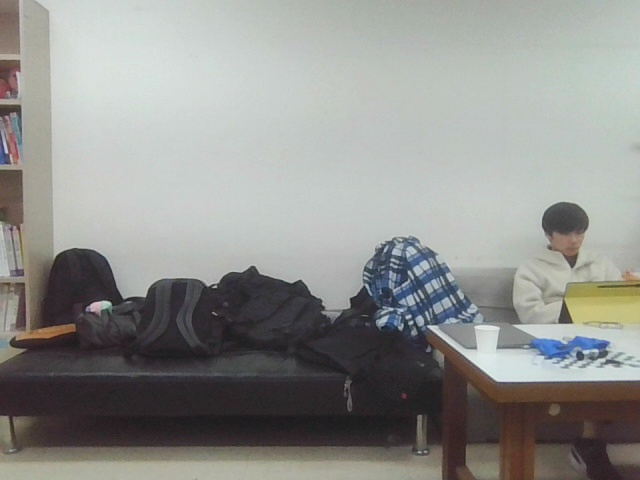
#> input picture images/img_000.jpg, 640 x 480 px; its folder holds only this picture in this run
$ python main.py
#> lines starting #> are read from the running program, lines starting #| are printed output that depends on the picture; after the words box and inside, x2 and y2 are one past the last pixel; in counts of white or black regions, pixels touching at a corner belong together
import cv2 as cv
import numpy as np
import glob

# =========================
# 1. 이미지 로드
# =========================
def load_images(path_pattern):
#> called with path_pattern = './images/*.jpg'
    paths = sorted(glob.glob(path_pattern))
    images = [cv.imread(p) for p in paths]
#> images = 1 item
    assert all(img is not None for img in images), "이미지 로드 실패"
    return images


# =========================
# 2. 특징점 추출
# =========================
def extract_features(img):
    orb = cv.ORB_create(nfeatures=4000)
    kp, desc = orb.detectAndCompute(img, None)
    return kp, desc


# =========================
# 3. 매칭 (KNN + ratio + 정렬)
# =========================
# [35 lines left out: functions match_features, compute_homography, not called in this run]

# =========================
# 5. Global Homography (핵심 수정)
# =========================
def accumulate_homographies(H_pair):
    N = len(H_pair) + 1
    H_global = [None] * N

    mid = N // 2
    H_global[mid] = np.eye(3)

    # 오른쪽 (정방향)
    for i in range(mid + 1, N):
        H_global[i] = H_global[i - 1] @ H_pair[i - 1]

    # 왼쪽 (역방향)
    for i in range(mid - 1, -1, -1):
        H_global[i] = H_global[i + 1] @ np.linalg.inv(H_pair[i])

    return H_global


# =========================
# 6. Canvas 계산
# =========================
def compute_canvas(images, Hs):
    corners_all = []

    for i, img in enumerate(images):
        h, w = img.shape[:2]
        corners = np.array([[0,0],[w,0],[w,h],[0,h]], dtype=np.float32)
        warped = cv.perspectiveTransform(corners[None,:,:], Hs[i])[0]
        corners_all.append(warped)

    corners_all = np.vstack(corners_all)

    x_min, y_min = np.min(corners_all, axis=0)
    x_max, y_max = np.max(corners_all, axis=0)

    return int(x_min), int(y_min), int(x_max), int(y_max)


# =========================
# 7. Crop (선택)
# =========================
# [6 lines left out: function crop_black, not called in this run]

def create_weight_mask(mask):
    dist = cv.distanceTransform(mask.astype(np.uint8), cv.DIST_L2, 5)
    dist = dist / (dist.max() + 1e-6)
    return dist

# =========================
# 8. Stitching
# =========================
def stitch(images):
    N = len(images)

    # 특징 추출
    features = [extract_features(img) for img in images]

    # pairwise homography
    H_pair = []
    for i in range(N - 1):
        kp1, desc1 = features[i]
        kp2, desc2 = features[i + 1]

        matches = match_features(desc1, desc2)

        if len(matches) < 30:
            raise Exception(f"매칭 부족: {i}")

        H = compute_homography(kp1, kp2, matches)
        if H is None:
            raise Exception(f"Homography 실패: {i}")

        H_pair.append(H)

    # global homography
    H_global = accumulate_homographies(H_pair)

    # canvas
    x_min, y_min, x_max, y_max = compute_canvas(images, H_global)

    padding = 100
    width = int(x_max - x_min + padding)
    height = int(y_max - y_min + padding)

    T = np.array([[1, 0, -x_min + padding//2],
                  [0, 1, -y_min + padding//2],
                  [0, 0, 1]])

    canvas = np.zeros((height, width, 3), dtype=np.float32)
    weight_sum = np.zeros((height, width), dtype=np.float32)

    for i in range(N):
        H = T @ H_global[i]
        warped = cv.warpPerspective(images[i], H, (width, height))

        gray = cv.cvtColor(warped, cv.COLOR_BGR2GRAY)
        mask = (gray > 0).astype(np.uint8)

        w = create_weight_mask(mask)

        canvas += warped * w[..., None]
        weight_sum += w

    weight_sum[weight_sum == 0] = 1
    result = (canvas / weight_sum[..., None]).astype(np.uint8)
    return result

# =========================
# 실행
# =========================
if __name__ == "__main__":
    images = load_images("./images/*.jpg")
#> images = 1 item
    result = stitch(images)
#> in stitch, `N = len(images)`: N = 1
#> in extract_features, `kp, desc = orb.detectAndCompute(img, None)`: kp = 1945 keypoints; strongest (x, y, size): (411, 322, 31), (410, 322, 37.2), (109, 303, 31), (412, 318, 37.2)
#> in extract_features, img is the input picture: shape (480, 640, 3); mean B, G, R 141.9, 145.1, 144.4
#> in stitch, `features = [extract_features(img) for img in images]`: features = 1 item
#> after the loop in stitch, `for i in range(N - 1):`: H_pair = []
#> in accumulate_homographies, `N = len(H_pair) + 1`: N = 1
#> in accumulate_homographies, `H_global = [None] * N`: H_global = 1 item
#> in accumulate_homographies, `mid = N // 2`: mid = 0
#> after the loop in accumulate_homographies, `for i in range(mid + 1, N):`: H_global = [[[1, 0, 0], [0, 1, 0], [0, 0, 1]]]
#> the loop in compute_canvas, `for i, img in enumerate(images):` made 1 pass
#> (h, w, warped) on pass 1: (480, 640, [[0, 0], [640, 0], [640, 480], [0, 480]])
#> after the loop in compute_canvas, `for i, img in enumerate(images):`: corners_all = [[[0, 0], [640, 0], [640, 480], [0, 480]]]
#> in compute_canvas, `corners_all = np.vstack(corners_all)`: corners_all = [[0, 0], [640, 0], [640, 480], [0, 480]]
#> in compute_canvas, `x_min, y_min = np.min(corners_all, axis=0)`: x_min = 0
#> in compute_canvas, `x_max, y_max = np.max(corners_all, axis=0)`: x_max = 640; y_max = 480
#> in stitch, `x_min, y_min, x_max, y_max = compute_canvas(images, H_global)`: x_min = 0; x_max = 640; y_max = 480
#> in stitch, `width = int(x_max - x_min + padding)`: width = 740
#> in stitch, `height = int(y_max - y_min + padding)`: height = 580
#> in stitch, `T = np.array([[1, 0, -x_min + padding//2], [0, 1, -y_min + padding//2]..`: T = [[1, 0, 50], [0, 1, 50], [0, 0, 1]]
#> the loop in stitch, `for i in range(N):` made 1 pass
#> H on pass 1: [[1, 0, 50], [0, 1, 50], [0, 0, 1]]
#> pass 1, in stitch, `warped = cv.warpPerspective(images[i], H, (width, height))`:
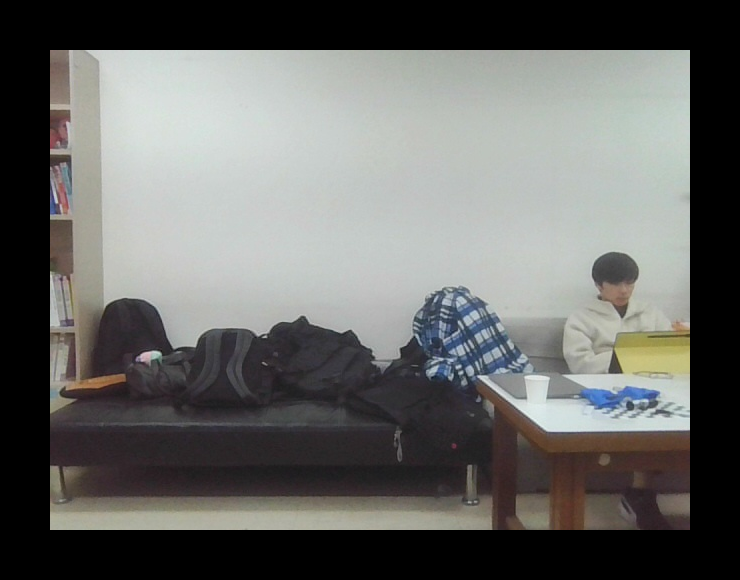
#> warped: shape (580, 740, 3); mean of channels 0, 1, 2 101.5, 103.9, 103.3; drawn as B, G, R
#> pass 1, in stitch, `gray = cv.cvtColor(warped, cv.COLOR_BGR2GRAY)`:
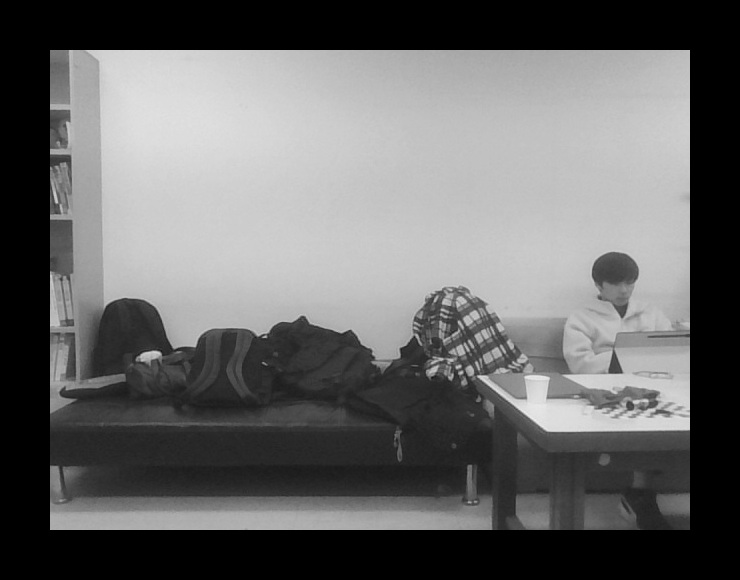
#> gray: shape (580, 740); min 0, max 240, mean 103.5
#> pass 1, in stitch, `mask = (gray > 0).astype(np.uint8)`:
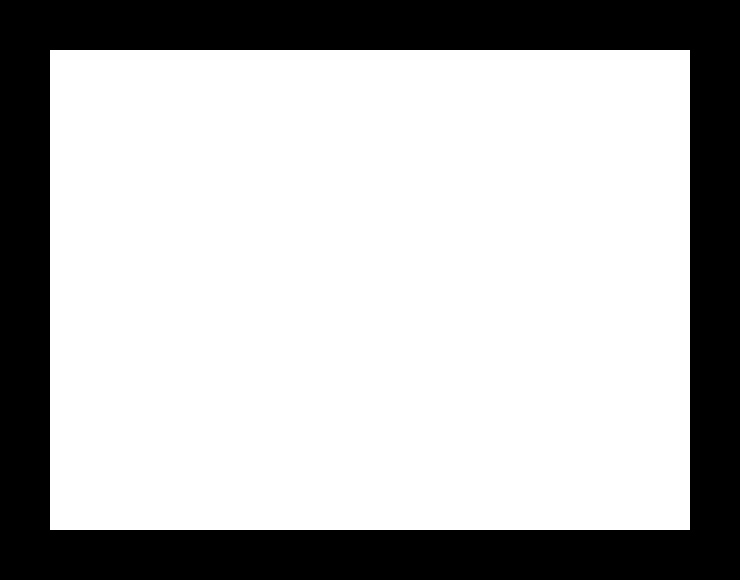
#> mask: shape (580, 740); values 0 (black) and 1 (white), 71.6% white; 1 black region, box (x1, y1, x2, y2) and area: (0, 0, 740, 580) 122000
#> pass 1, in create_weight_mask, `dist = cv.distanceTransform(mask.astype(np.uint8), cv.DIST_L2, 5)`:
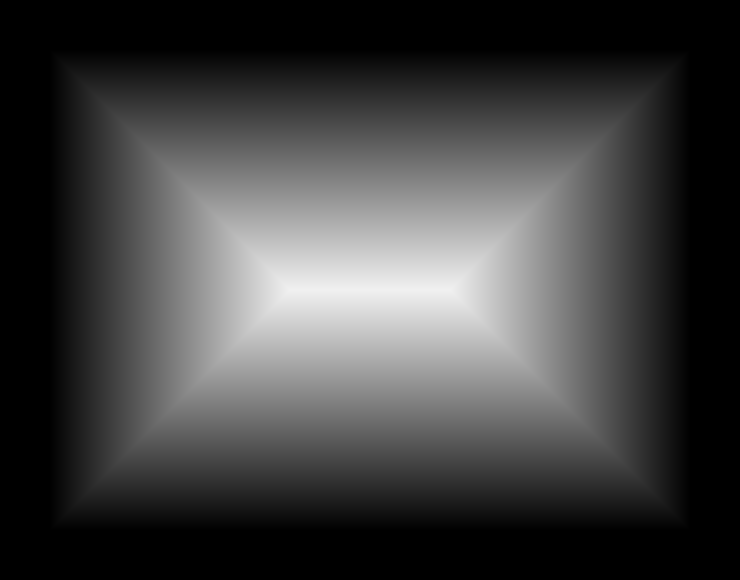
#> dist: shape (580, 740) float32; min 0, max 240, mean 64.8
#> after the loop in stitch, `for i in range(N):`:
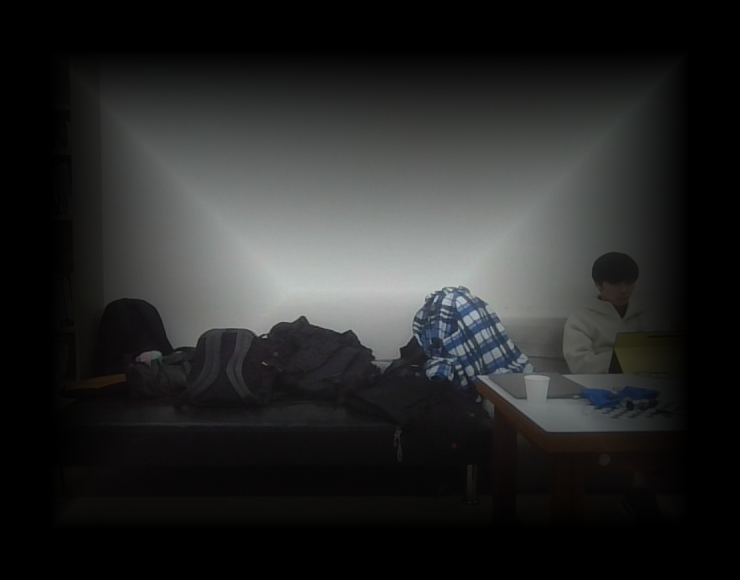
#> canvas: shape (580, 740, 3) float32; mean of channels 0, 1, 2 40.2, 40.5, 39.8; drawn as B, G, R
#> in stitch, `weight_sum[weight_sum == 0] = 1`:
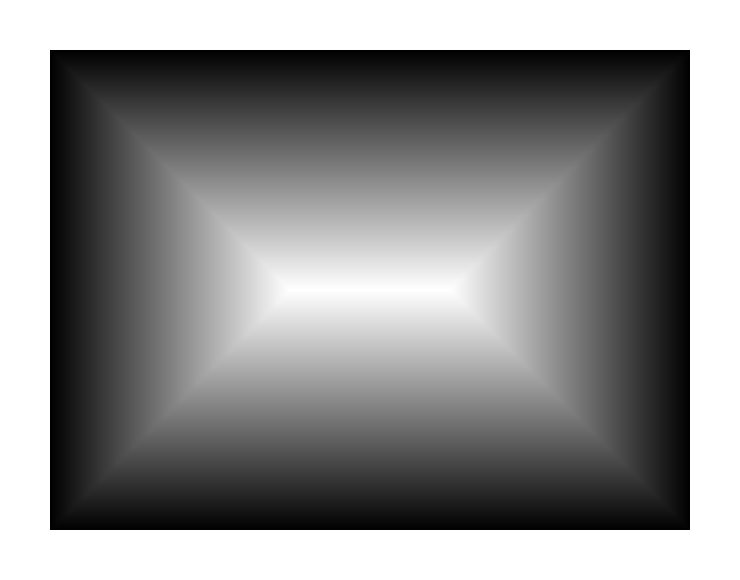
#> weight_sum: shape (580, 740) float32; min 0.00417, max 1, mean 0.554

    # 🔥 1. 결과 저장
    cv.imwrite("panorama_result.jpg", result)
    print("저장 완료: panorama_result.jpg")

    # 🔥 2. 화면에 맞게 축소해서 보기
    max_width = 1200
    h, w = result.shape[:2]

    if w > max_width:
        scale = max_width / w
        new_size = (int(w * scale), int(h * scale))
        preview = cv.resize(result, new_size)
    else:
        preview = result

    cv.imshow("Panorama (Preview)", preview)
    cv.waitKey(0)
    cv.destroyAllWindows()

$ run again, on images/img_004.jpg
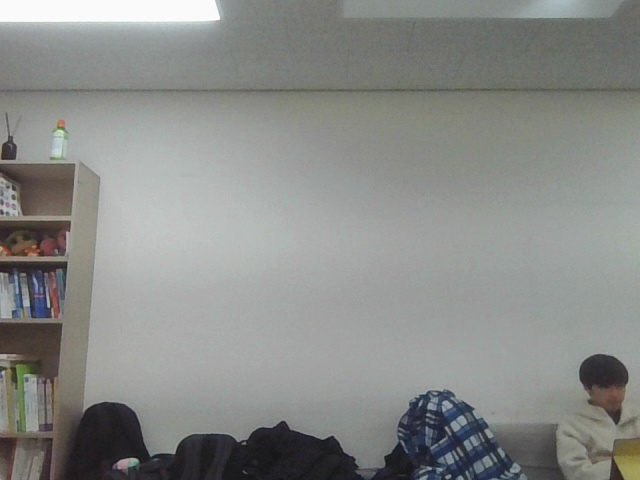
#> input picture images/img_004.jpg, 640 x 480 px
#> in load_images, `images = [cv.imread(p) for p in paths]`: images = 1 item
#> in stitch, `N = len(images)`: N = 1
#> kp = 587 keypoints; strongest (x, y, size): (48, 306, 31), (428, 407, 31), (48, 305, 37.2), (427, 407, 37.2)
#> in extract_features, img is the input picture: shape (480, 640, 3); mean B, G, R 136.2, 138.9, 137.1
#> features = 1 item
#> after the loop in stitch, `for i in range(N - 1):`: H_pair = []
#> in accumulate_homographies, `N = len(H_pair) + 1`: N = 1
#> in accumulate_homographies, `H_global = [None] * N`: H_global = 1 item
#> mid = 0
#> after the loop in accumulate_homographies, `for i in range(mid + 1, N):`: H_global = [[[1, 0, 0], [0, 1, 0], [0, 0, 1]]]
#> the loop in compute_canvas, `for i, img in enumerate(images):` made 1 pass
#> (h, w, warped) on pass 1: (480, 640, [[0, 0], [640, 0], [640, 480], [0, 480]])
#> after the loop in compute_canvas, `for i, img in enumerate(images):`: corners_all = [[[0, 0], [640, 0], [640, 480], [0, 480]]]
#> in compute_canvas, `corners_all = np.vstack(corners_all)`: corners_all = [[0, 0], [640, 0], [640, 480], [0, 480]]
#> in compute_canvas, `x_min, y_min = np.min(corners_all, axis=0)`: x_min = 0
#> in compute_canvas, `x_max, y_max = np.max(corners_all, axis=0)`: x_max = 640; y_max = 480
#> in stitch, `x_min, y_min, x_max, y_max = compute_canvas(images, H_global)`: x_min = 0; x_max = 640; y_max = 480
#> width = 740
#> height = 580
#> T = [[1, 0, 50], [0, 1, 50], [0, 0, 1]]
#> the loop in stitch, `for i in range(N):` made 1 pass
#> H on pass 1: [[1, 0, 50], [0, 1, 50], [0, 0, 1]]
#> pass 1, in stitch, `warped = cv.warpPerspective(images[i], H, (width, height))`:
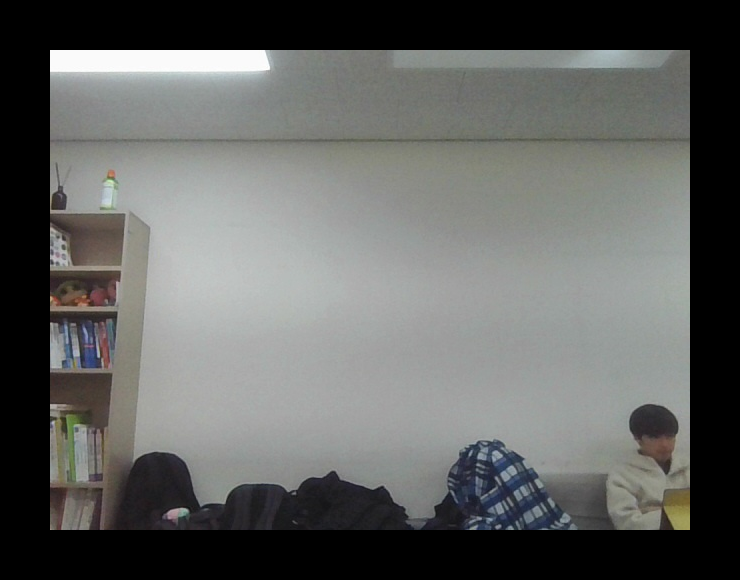
#> warped: shape (580, 740, 3); mean of channels 0, 1, 2 97.5, 99.4, 98.2; drawn as B, G, R
#> after the loop in stitch, `for i in range(N):`:
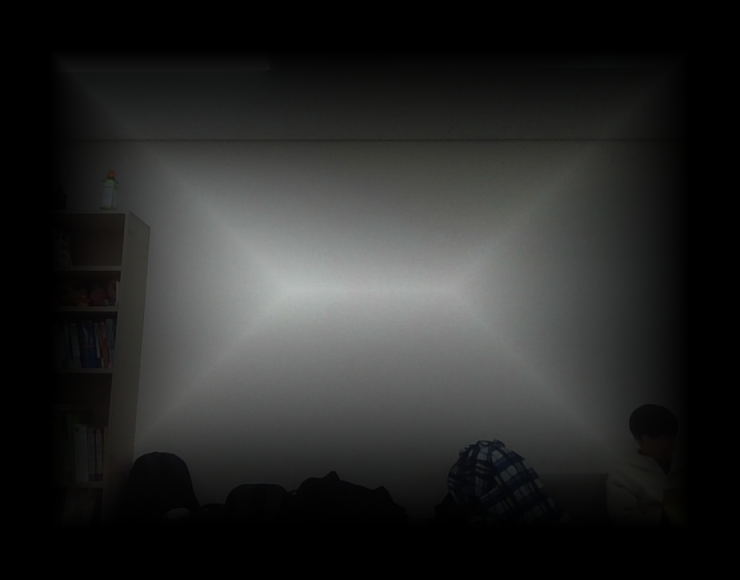
#> canvas: shape (580, 740, 3) float32; mean of channels 0, 1, 2 40.6, 41.2, 40.7; drawn as B, G, R

$ run again, on images/img_005.jpg
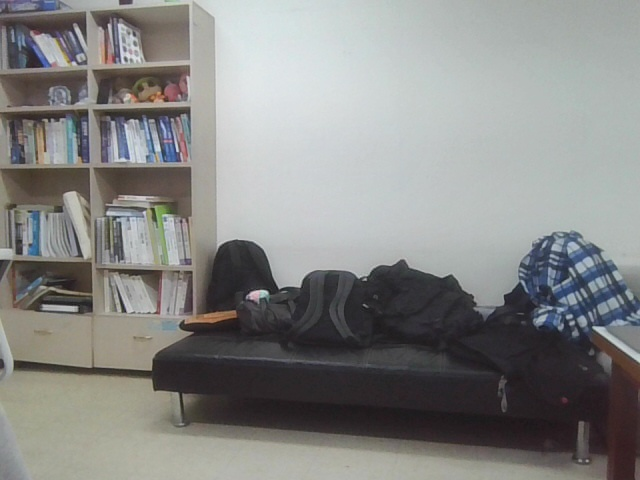
#> input picture images/img_005.jpg, 640 x 480 px
#> in load_images, `images = [cv.imread(p) for p in paths]`: images = 1 item
#> in stitch, `N = len(images)`: N = 1
#> kp = 2927 keypoints; strongest (x, y, size): (279, 287, 31), (249, 295, 44.6), (76, 307, 37.2), (594, 327, 31)
#> in extract_features, img is the input picture: shape (480, 640, 3); mean B, G, R 133.3, 135, 134.6
#> features = 1 item
#> after the loop in stitch, `for i in range(N - 1):`: H_pair = []
#> in accumulate_homographies, `N = len(H_pair) + 1`: N = 1
#> in accumulate_homographies, `H_global = [None] * N`: H_global = 1 item
#> mid = 0
#> after the loop in accumulate_homographies, `for i in range(mid + 1, N):`: H_global = [[[1, 0, 0], [0, 1, 0], [0, 0, 1]]]
#> the loop in compute_canvas, `for i, img in enumerate(images):` made 1 pass
#> (h, w, warped) on pass 1: (480, 640, [[0, 0], [640, 0], [640, 480], [0, 480]])
#> after the loop in compute_canvas, `for i, img in enumerate(images):`: corners_all = [[[0, 0], [640, 0], [640, 480], [0, 480]]]
#> in compute_canvas, `corners_all = np.vstack(corners_all)`: corners_all = [[0, 0], [640, 0], [640, 480], [0, 480]]
#> in compute_canvas, `x_min, y_min = np.min(corners_all, axis=0)`: x_min = 0
#> in compute_canvas, `x_max, y_max = np.max(corners_all, axis=0)`: x_max = 640; y_max = 480
#> in stitch, `x_min, y_min, x_max, y_max = compute_canvas(images, H_global)`: x_min = 0; x_max = 640; y_max = 480
#> width = 740
#> height = 580
#> T = [[1, 0, 50], [0, 1, 50], [0, 0, 1]]
#> the loop in stitch, `for i in range(N):` made 1 pass
#> H on pass 1: [[1, 0, 50], [0, 1, 50], [0, 0, 1]]
#> pass 1, in stitch, `gray = cv.cvtColor(warped, cv.COLOR_BGR2GRAY)`:
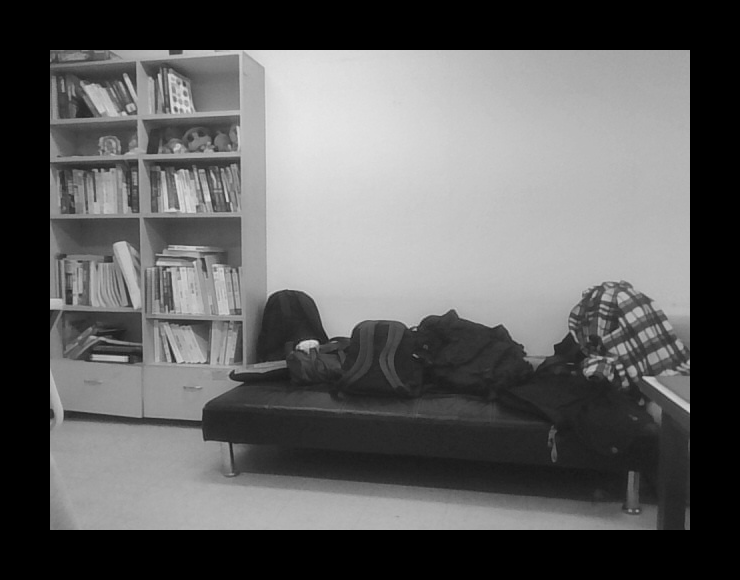
#> gray: shape (580, 740); min 0, max 232, mean 96.4
#> after the loop in stitch, `for i in range(N):`:
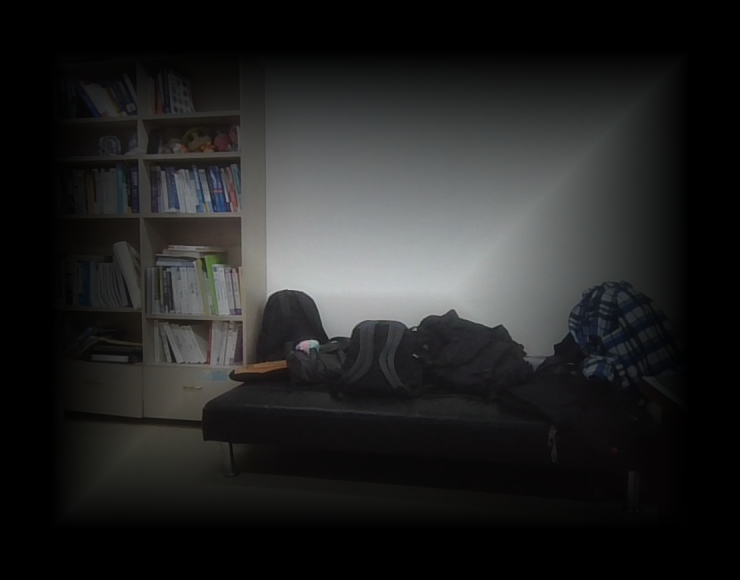
#> canvas: shape (580, 740, 3) float32; mean of channels 0, 1, 2 36.5, 36.6, 36.5; drawn as B, G, R
